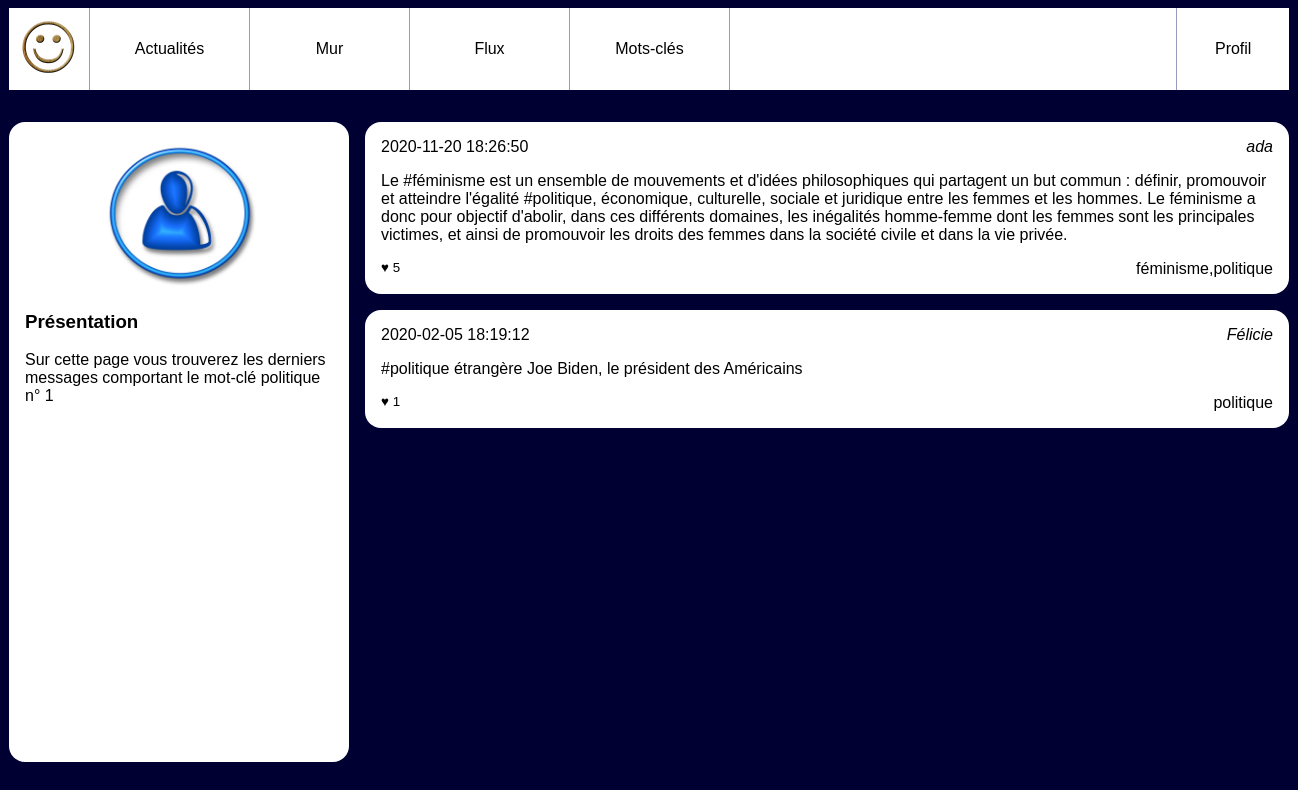
/resoc_n1/pages/tags.php?tag_id=1, run on the app's committed database.
### tables this page shows
CREATE TABLE `tags` (
  `id` int(10) UNSIGNED NOT NULL,
  `label` varchar(255) NOT NULL
);

CREATE TABLE `users` (
  `id` int(10) UNSIGNED NOT NULL,
  `email` varchar(255) NOT NULL,
  `password` varchar(255) NOT NULL,
  `alias` varchar(255) NOT NULL
);

### resoc_n1/pages/tags.php (the view, shortened to what this page needs)
<!doctype html>
<html lang="fr">
    <head>
        <link rel="stylesheet" href="style.css"/>
    </head>
    <body>
        <header>
            <img src="resoc.jpg" alt="Logo de notre réseau social"/>
            <nav id="menu">
                <a href="news.php">Actualités</a>
                <a href="wall.php?user_id=5">Mur</a>
                <a href="feed.php?user_id=5">Flux</a>
                <a href="tags.php?tag_id=1">Mots-clés</a>
            </nav>
            <nav id="user">
                <a href="#">Profil</a>
            </nav>
        </header>
        <div id="wrapper">
            <?php
            $tagId = $_GET['tag_id'];
            ?>
            <?php
            $mysqli = new mysqli("localhost:8889", "root", "root", "socialnetwork");
            ?>
            <aside>
                <?php
                $laQuestionEnSql = "SELECT * FROM `tags` WHERE id=" . intval($tagId);
                $lesInformations = $mysqli->query($laQuestionEnSql);
                $tag = $lesInformations->fetch_assoc();
                ?>
                <img src="user.jpg" alt="Portrait de l'utilisatrice"/>
                <section>
                    <h3>Présentation</h3>
                    <p>Sur cette page vous trouverez les derniers messages comportant
                        le mot-clé <?php echo $tag['label'] ?>
                        n° <?php echo $_GET['tag_id'] ?>
                    </p>
                </section>
            </aside>
            <main>
                <?php
                $laQuestionEnSql = "SELECT `posts`.`content`,"
                        . "`posts`.`created`,"
                        . "`users`.`id`,  "
                        . "`users`.`alias` as author_name,  "
                        . "count(DISTINCT`likes`.`id`) as like_number,  "
                        . "GROUP_CONCAT(DISTINCT `tags`.`label`) AS taglist "
                        . "FROM `posts_tags` as filter "
                        . "JOIN `posts` ON `posts`.`id`=filter.`post_id`"
                        . "JOIN `users` ON `users`.`id`=`posts`.`user_id`"
                        . "LEFT JOIN `posts_tags` ON `posts`.`id` = `posts_tags`.`post_id`  "
                        . "LEFT JOIN `tags`       ON `posts_tags`.`tag_id`  = `tags`.`id` "
                        . "LEFT JOIN `likes`      ON `likes`.`post_id`  = `posts`.`id` "
                        . "WHERE filter.`tag_id`='" . intval($tagId) . "' "
                        . "GROUP BY `posts`.`id`"
                        . "ORDER BY `posts`.`created` DESC  "
                ;
                $lesInformations = $mysqli->query($laQuestionEnSql);
                while ($post = $lesInformations->fetch_assoc())
                {
                    ?>
                    <article>
                    <h3>
                        <time datetime='2020-02-01 11:12:13' ><?php echo $post['created']?></time>
                    </h3>
                    <address><a href="wall.php?user_id=<?php echo $post['id']?>"><?php echo $post['author_name']?></a></address>
                    <div>
                        <p><?php echo $post['content']?></p>
                    </div>
                    <footer>
                        <small>♥ <?php echo $post['like_number']?></small>
                        <a href=""><?php echo $post['taglist']?></a>
                    </footer>
                </article>
                <?php } ?>
            </main>
        </div>
    </body>
</html>

### resoc_n1/pages/style.css (style rules this page uses)
body { background-color: #003; font-family: Arial; }
a { text-decoration: none; color:black; }
body>header { background-color: #fff; display:flex; width:80em; margin:0 auto 2em auto; padding:0; }
body>header img { height:5em; }
body>header #menu { display:flex; width:50%; align-items: stretch; border-left: 1px solid #99b; }
body>header #menu a { flex:1; text-align: center; padding-top:2em; border-right: 1px solid #99b; }
body>header #user { margin-left: auto; flex:0.2; border-left: 1px solid #99b; }
body>header #user>a { display:block; text-align: center; padding:2em 0; width:100%; }
#wrapper { display:flex; width:80em; margin:0 auto 2em auto; }
#wrapper aside { background-color: #fff; flex:1; padding:1em; border-radius: 1em; }
#wrapper aside img { display: block; width:50%; margin:auto; }
#wrapper main { flex:3; padding-left:1em; height: 80vh; overflow-y: scroll; }
#wrapper main article { background-color: #fff; padding:1em; margin-bottom: 1em ; border-radius: 1em; }
#wrapper main article h3 { margin:0; padding:0; font-weight: normal; font-size:1em; }
#wrapper main article time { float:left; }
#wrapper main article address { text-align: right; margin-bottom: 1em; }
#wrapper main article p { margin:0; }
#wrapper main article footer { margin-top: 1em; text-align: right; }
#wrapper main article footer small { float:left; }

### data on the page
tags: label "politique"
users: created "2020-11-20 18:26:50", alias "ada", content "Le #féminisme est un ensemble de mouvements et d'idées philosophiques qui partagent un but commun : définir, promouvoir et atteindre l'égalité #politique, économique, culturelle, sociale et juridique entre les femmes et les hommes. Le féminisme a donc pour objectif d'abolir, dans ces différents domaines, les inégalités homme-femme dont les femmes sont les principales victimes, et ainsi de promouvoir les droits des femmes dans la société civile et dans la vie privée.", like_number "5", taglist "féminisme,politique"
users: created "2020-02-05 18:19:12", alias "Félicie", content "#politique étrangère Joe Biden, le président des Américains", like_number "1", taglist "politique"

### other printed values
$_GET['tag_id'] "1"
